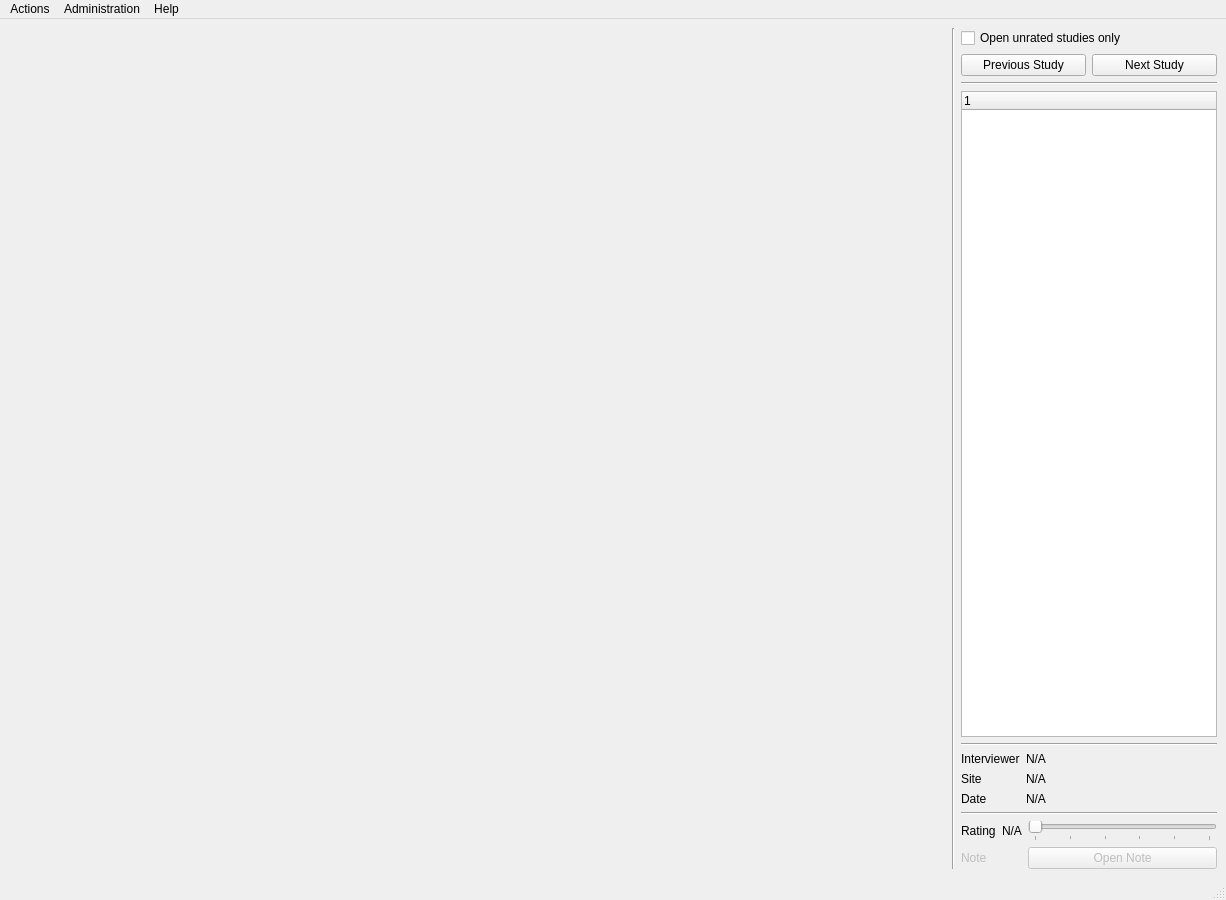
<?xml version="1.0" encoding="UTF-8"?>
<ui version="4.0">
 <class>QMainBirchWindow</class>
 <widget class="QMainWindow" name="QMainBirchWindow">
  <property name="windowModality">
   <enum>Qt::ApplicationModal</enum>
  </property>
  <property name="enabled">
   <bool>true</bool>
  </property>
  <property name="geometry">
   <rect>
    <x>0</x>
    <y>0</y>
    <width>1226</width>
    <height>900</height>
   </rect>
  </property>
  <property name="sizePolicy">
   <sizepolicy hsizetype="Expanding" vsizetype="Expanding">
    <horstretch>0</horstretch>
    <verstretch>0</verstretch>
   </sizepolicy>
  </property>
  <property name="minimumSize">
   <size>
    <width>800</width>
    <height>600</height>
   </size>
  </property>
  <property name="acceptDrops">
   <bool>false</bool>
  </property>
  <property name="windowTitle">
   <string>Birch</string>
  </property>
  <property name="dockNestingEnabled">
   <bool>true</bool>
  </property>
  <property name="unifiedTitleAndToolBarOnMac">
   <bool>false</bool>
  </property>
  <widget class="QWidget" name="centralwidget">
   <property name="sizePolicy">
    <sizepolicy hsizetype="Expanding" vsizetype="Expanding">
     <horstretch>0</horstretch>
     <verstretch>0</verstretch>
    </sizepolicy>
   </property>
   <property name="contextMenuPolicy">
    <enum>Qt::DefaultContextMenu</enum>
   </property>
   <layout class="QVBoxLayout" name="_2">
    <property name="sizeConstraint">
     <enum>QLayout::SetDefaultConstraint</enum>
    </property>
    <item>
     <layout class="QHBoxLayout" name="mainLayout">
      <item>
       <layout class="QVBoxLayout" name="renderLayout">
        <item>
         <widget class="QMedicalImageWidget" name="medicalImageWidget" native="true">
          <property name="sizePolicy">
           <sizepolicy hsizetype="Expanding" vsizetype="Preferred">
            <horstretch>0</horstretch>
            <verstretch>0</verstretch>
           </sizepolicy>
          </property>
         </widget>
        </item>
       </layout>
      </item>
      <item>
       <widget class="Line" name="line1">
        <property name="orientation">
         <enum>Qt::Vertical</enum>
        </property>
       </widget>
      </item>
      <item>
       <layout class="QVBoxLayout" name="panelLayout">
        <item>
         <widget class="QCheckBox" name="unratedCheckBox">
          <property name="text">
           <string>Open unrated studies only</string>
          </property>
         </widget>
        </item>
        <item>
         <layout class="QHBoxLayout" name="studyButtonLayout">
          <item>
           <widget class="QPushButton" name="previousStudyPushButton">
            <property name="text">
             <string>Previous Study</string>
            </property>
           </widget>
          </item>
          <item>
           <widget class="QPushButton" name="nextStudyPushButton">
            <property name="text">
             <string>Next Study</string>
            </property>
           </widget>
          </item>
         </layout>
        </item>
        <item>
         <widget class="Line" name="line">
          <property name="orientation">
           <enum>Qt::Horizontal</enum>
          </property>
         </widget>
        </item>
        <item>
         <widget class="QTreeWidget" name="studyTreeWidget">
          <property name="sizePolicy">
           <sizepolicy hsizetype="Minimum" vsizetype="Expanding">
            <horstretch>0</horstretch>
            <verstretch>0</verstretch>
           </sizepolicy>
          </property>
          <column>
           <property name="text">
            <string notr="true">1</string>
           </property>
          </column>
         </widget>
        </item>
        <item>
         <widget class="Line" name="line2">
          <property name="orientation">
           <enum>Qt::Horizontal</enum>
          </property>
         </widget>
        </item>
        <item>
         <layout class="QFormLayout" name="formLayout">
          <property name="fieldGrowthPolicy">
           <enum>QFormLayout::AllNonFixedFieldsGrow</enum>
          </property>
          <item row="0" column="0">
           <widget class="QLabel" name="interviewerLabel">
            <property name="sizePolicy">
             <sizepolicy hsizetype="Fixed" vsizetype="Preferred">
              <horstretch>0</horstretch>
              <verstretch>0</verstretch>
             </sizepolicy>
            </property>
            <property name="text">
             <string>Interviewer</string>
            </property>
           </widget>
          </item>
          <item row="0" column="1">
           <widget class="QLabel" name="interviewerValueLabel">
            <property name="text">
             <string>N/A</string>
            </property>
           </widget>
          </item>
          <item row="1" column="0">
           <widget class="QLabel" name="siteLabel">
            <property name="sizePolicy">
             <sizepolicy hsizetype="Fixed" vsizetype="Preferred">
              <horstretch>0</horstretch>
              <verstretch>0</verstretch>
             </sizepolicy>
            </property>
            <property name="text">
             <string>Site</string>
            </property>
           </widget>
          </item>
          <item row="1" column="1">
           <widget class="QLabel" name="siteValueLabel">
            <property name="text">
             <string>N/A</string>
            </property>
           </widget>
          </item>
          <item row="2" column="0">
           <widget class="QLabel" name="dateLabel">
            <property name="sizePolicy">
             <sizepolicy hsizetype="Fixed" vsizetype="Preferred">
              <horstretch>0</horstretch>
              <verstretch>0</verstretch>
             </sizepolicy>
            </property>
            <property name="text">
             <string>Date</string>
            </property>
           </widget>
          </item>
          <item row="2" column="1">
           <widget class="QLabel" name="dateValueLabel">
            <property name="text">
             <string>N/A</string>
            </property>
           </widget>
          </item>
         </layout>
        </item>
        <item>
         <widget class="Line" name="line3">
          <property name="orientation">
           <enum>Qt::Horizontal</enum>
          </property>
         </widget>
        </item>
        <item>
         <layout class="QGridLayout" name="inputLayout">
          <item row="1" column="0">
           <widget class="QLabel" name="noteLabel">
            <property name="enabled">
             <bool>false</bool>
            </property>
            <property name="text">
             <string>Note</string>
            </property>
           </widget>
          </item>
          <item row="0" column="1">
           <widget class="QLabel" name="ratingValueLabel">
            <property name="sizePolicy">
             <sizepolicy hsizetype="Fixed" vsizetype="Preferred">
              <horstretch>0</horstretch>
              <verstretch>0</verstretch>
             </sizepolicy>
            </property>
            <property name="text">
             <string>N/A</string>
            </property>
           </widget>
          </item>
          <item row="0" column="0">
           <widget class="QLabel" name="ratingLabel">
            <property name="sizePolicy">
             <sizepolicy hsizetype="Fixed" vsizetype="Preferred">
              <horstretch>0</horstretch>
              <verstretch>0</verstretch>
             </sizepolicy>
            </property>
            <property name="text">
             <string>Rating</string>
            </property>
           </widget>
          </item>
          <item row="0" column="2">
           <widget class="QSlider" name="ratingSlider">
            <property name="sizePolicy">
             <sizepolicy hsizetype="Preferred" vsizetype="Fixed">
              <horstretch>0</horstretch>
              <verstretch>0</verstretch>
             </sizepolicy>
            </property>
            <property name="maximum">
             <number>5</number>
            </property>
            <property name="orientation">
             <enum>Qt::Horizontal</enum>
            </property>
            <property name="invertedAppearance">
             <bool>false</bool>
            </property>
            <property name="tickPosition">
             <enum>QSlider::TicksBelow</enum>
            </property>
            <property name="tickInterval">
             <number>0</number>
            </property>
           </widget>
          </item>
          <item row="1" column="2">
           <widget class="QPushButton" name="notePushButton">
            <property name="enabled">
             <bool>false</bool>
            </property>
            <property name="sizePolicy">
             <sizepolicy hsizetype="Preferred" vsizetype="Fixed">
              <horstretch>0</horstretch>
              <verstretch>0</verstretch>
             </sizepolicy>
            </property>
            <property name="text">
             <string>Open Note</string>
            </property>
           </widget>
          </item>
         </layout>
        </item>
       </layout>
      </item>
     </layout>
    </item>
   </layout>
  </widget>
  <widget class="QMenuBar" name="menubar">
   <property name="geometry">
    <rect>
     <x>0</x>
     <y>0</y>
     <width>1226</width>
     <height>25</height>
    </rect>
   </property>
   <widget class="QMenu" name="menuActions">
    <property name="title">
     <string>Actions</string>
    </property>
    <addaction name="actionOpenStudy"/>
    <addaction name="actionPreviousStudy"/>
    <addaction name="actionNextStudy"/>
    <addaction name="separator"/>
    <addaction name="actionLogin"/>
    <addaction name="actionExit"/>
   </widget>
   <widget class="QMenu" name="menuHelp">
    <property name="title">
     <string>Help</string>
    </property>
    <addaction name="actionAbout"/>
    <addaction name="actionManual"/>
   </widget>
   <widget class="QMenu" name="menuAdministration">
    <property name="title">
     <string>Administration</string>
    </property>
    <addaction name="actionUserManagement"/>
    <addaction name="actionUpdateStudyDatabase"/>
   </widget>
   <addaction name="menuActions"/>
   <addaction name="menuAdministration"/>
   <addaction name="menuHelp"/>
  </widget>
  <widget class="QStatusBar" name="statusbar"/>
  <action name="actionOpenStudy">
   <property name="enabled">
    <bool>false</bool>
   </property>
   <property name="text">
    <string>Open Study</string>
   </property>
   <property name="statusTip">
    <string>Open a study from the database</string>
   </property>
   <property name="shortcut">
    <string>Ctrl+S</string>
   </property>
  </action>
  <action name="actionPreviousStudy">
   <property name="enabled">
    <bool>false</bool>
   </property>
   <property name="text">
    <string>Previous Study</string>
   </property>
   <property name="shortcut">
    <string>Ctrl+P</string>
   </property>
  </action>
  <action name="actionNextStudy">
   <property name="enabled">
    <bool>false</bool>
   </property>
   <property name="text">
    <string>Next Study</string>
   </property>
   <property name="shortcut">
    <string>Ctrl+N</string>
   </property>
  </action>
  <action name="actionLogin">
   <property name="text">
    <string>Login</string>
   </property>
   <property name="shortcut">
    <string>Ctrl+L</string>
   </property>
  </action>
  <action name="actionManageUsers">
   <property name="text">
    <string>User Management</string>
   </property>
  </action>
  <action name="actionExit">
   <property name="text">
    <string>Exit</string>
   </property>
   <property name="shortcut">
    <string>Ctrl+Q</string>
   </property>
  </action>
  <action name="actionAbout">
   <property name="text">
    <string>About</string>
   </property>
  </action>
  <action name="actionManual">
   <property name="text">
    <string>Manual</string>
   </property>
  </action>
  <action name="actionUpdateData">
   <property name="text">
    <string>Update Study Database</string>
   </property>
  </action>
  <action name="actionUserManagement">
   <property name="text">
    <string>User Management</string>
   </property>
  </action>
  <action name="actionUpdateStudyDatabase">
   <property name="text">
    <string>Update Study Database</string>
   </property>
  </action>
 </widget>
 <customwidgets>
  <customwidget>
   <class>QMedicalImageWidget</class>
   <extends>QWidget</extends>
   <header>QMedicalImageWidget.h</header>
   <container>1</container>
  </customwidget>
 </customwidgets>
 <resources/>
 <connections/>
</ui>
